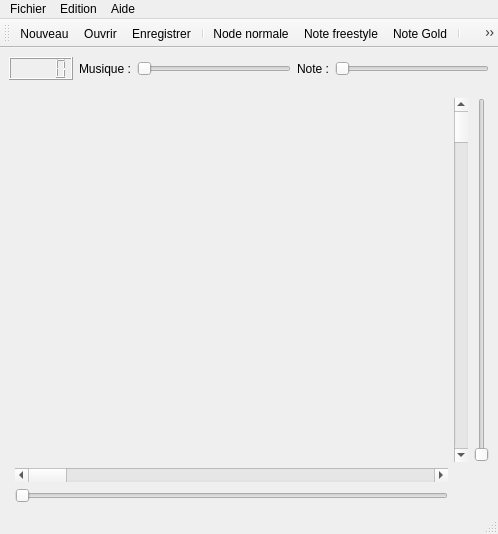
<?xml version="1.0" encoding="UTF-8"?>
<ui version="4.0">
 <class>EditWindowClass</class>
 <widget class="QMainWindow" name="EditWindowClass">
  <property name="geometry">
   <rect>
    <x>0</x>
    <y>0</y>
    <width>498</width>
    <height>534</height>
   </rect>
  </property>
  <property name="windowTitle">
   <string>MainWindow</string>
  </property>
  <property name="windowIcon">
   <iconset resource="data.qrc">
    <normaloff>:/Images/images/logo2.png</normaloff>:/Images/images/logo2.png</iconset>
  </property>
  <widget class="QWidget" name="mainHorizontalLayoutWidget">
   <layout class="QHBoxLayout" name="mainHorizontalLayout">
    <item>
     <layout class="QVBoxLayout" name="tabEditVLayContener">
      <item>
       <layout class="QHBoxLayout" name="HLayAudioDevice">
        <item>
         <widget class="QLCDNumber" name="lcd_music"/>
        </item>
        <item>
         <widget class="QLabel" name="label">
          <property name="text">
           <string>Musique :</string>
          </property>
         </widget>
        </item>
        <item>
         <widget class="QSlider" name="Slider_MusiqueVolume">
          <property name="orientation">
           <enum>Qt::Horizontal</enum>
          </property>
         </widget>
        </item>
        <item>
         <widget class="QLabel" name="label_2">
          <property name="text">
           <string>Note :</string>
          </property>
         </widget>
        </item>
        <item>
         <widget class="QSlider" name="Slider_NoteVolume">
          <property name="orientation">
           <enum>Qt::Horizontal</enum>
          </property>
         </widget>
        </item>
       </layout>
      </item>
      <item>
       <layout class="QGridLayout" name="tabEditeurLayMain">
        <item row="2" column="3">
         <widget class="QSlider" name="vSlider">
          <property name="orientation">
           <enum>Qt::Vertical</enum>
          </property>
         </widget>
        </item>
        <item row="3" column="1">
         <widget class="QScrollBar" name="hScroll">
          <property name="orientation">
           <enum>Qt::Horizontal</enum>
          </property>
         </widget>
        </item>
        <item row="4" column="1">
         <widget class="QSlider" name="hSlider">
          <property name="orientation">
           <enum>Qt::Horizontal</enum>
          </property>
         </widget>
        </item>
        <item row="2" column="2">
         <widget class="QScrollBar" name="vScroll">
          <property name="orientation">
           <enum>Qt::Vertical</enum>
          </property>
         </widget>
        </item>
        <item row="3" column="0">
         <widget class="QWidget" name="widget" native="true"/>
        </item>
        <item row="1" column="2">
         <widget class="QWidget" name="widget_2" native="true"/>
        </item>
        <item row="0" column="2">
         <widget class="QWidget" name="widget_3" native="true"/>
        </item>
       </layout>
      </item>
     </layout>
    </item>
   </layout>
  </widget>
  <widget class="QMenuBar" name="menubar">
   <property name="geometry">
    <rect>
     <x>0</x>
     <y>0</y>
     <width>498</width>
     <height>22</height>
    </rect>
   </property>
   <widget class="QMenu" name="menuFichier">
    <property name="title">
     <string>Fichier</string>
    </property>
    <addaction name="actionNouveau"/>
    <addaction name="actionOuvrir"/>
    <addaction name="actionSauvegarder"/>
    <addaction name="actionEnregistrer_sous"/>
    <addaction name="separator"/>
    <addaction name="actionFichiers_r_cents"/>
    <addaction name="separator"/>
    <addaction name="actionPr_f_rences"/>
    <addaction name="separator"/>
    <addaction name="actionQuitter"/>
   </widget>
   <widget class="QMenu" name="menuAide">
    <property name="title">
     <string>Aide</string>
    </property>
    <addaction name="actionAide"/>
    <addaction name="actionAbout"/>
   </widget>
   <widget class="QMenu" name="menuEdition">
    <property name="title">
     <string>Edition</string>
    </property>
    <addaction name="actionEditer_les_ent_tes"/>
    <addaction name="separator"/>
    <addaction name="actionScinder_une_note"/>
    <addaction name="actionFusionner_deux_notes"/>
    <addaction name="separator"/>
    <addaction name="actionNode_normale"/>
    <addaction name="actionNote_freestyle"/>
    <addaction name="actionNote_Gold"/>
    <addaction name="separator"/>
    <addaction name="actionAjouter_une_note"/>
    <addaction name="actionAjouter_un_s_parateur"/>
    <addaction name="actionSupprimer_une_note"/>
    <addaction name="separator"/>
    <addaction name="actionMorphe"/>
    <addaction name="actionVerrouiller_les_timings"/>
    <addaction name="actionDoublePrecision"/>
   </widget>
   <addaction name="menuFichier"/>
   <addaction name="menuEdition"/>
   <addaction name="menuAide"/>
  </widget>
  <widget class="QToolBar" name="toolBar">
   <property name="minimumSize">
    <size>
     <width>0</width>
     <height>0</height>
    </size>
   </property>
   <property name="baseSize">
    <size>
     <width>0</width>
     <height>40</height>
    </size>
   </property>
   <property name="windowTitle">
    <string>toolBar</string>
   </property>
   <property name="iconSize">
    <size>
     <width>35</width>
     <height>30</height>
    </size>
   </property>
   <attribute name="toolBarArea">
    <enum>TopToolBarArea</enum>
   </attribute>
   <attribute name="toolBarBreak">
    <bool>false</bool>
   </attribute>
   <addaction name="actionNouveau"/>
   <addaction name="actionOuvrir"/>
   <addaction name="actionSauvegarder"/>
   <addaction name="separator"/>
   <addaction name="actionNode_normale"/>
   <addaction name="actionNote_freestyle"/>
   <addaction name="actionNote_Gold"/>
   <addaction name="separator"/>
   <addaction name="actionFusionner_deux_notes"/>
   <addaction name="actionScinder_une_note"/>
   <addaction name="separator"/>
   <addaction name="actionAjouter_une_note"/>
   <addaction name="actionAjouter_un_s_parateur"/>
   <addaction name="separator"/>
   <addaction name="actionSupprimer_une_note"/>
   <addaction name="separator"/>
   <addaction name="actionMorphe"/>
   <addaction name="actionVerrouiller_les_timings"/>
   <addaction name="actionDoublePrecision"/>
   <addaction name="actionCentrer"/>
  </widget>
  <widget class="QStatusBar" name="statusbar"/>
  <action name="actionNouveau">
   <property name="icon">
    <iconset resource="data.qrc">
     <normaloff>:/Images/images/new.png</normaloff>:/Images/images/new.png</iconset>
   </property>
   <property name="text">
    <string>Nouveau</string>
   </property>
   <property name="statusTip">
    <string>Nouveau</string>
   </property>
   <property name="whatsThis">
    <string comment="nouveau" extracomment="com"/>
   </property>
  </action>
  <action name="actionOuvrir">
   <property name="icon">
    <iconset resource="data.qrc">
     <normaloff>:/Images/images/open.png</normaloff>:/Images/images/open.png</iconset>
   </property>
   <property name="text">
    <string>Ouvrir</string>
   </property>
   <property name="statusTip">
    <string>Ouvrir</string>
   </property>
   <property name="shortcut">
    <string>Ctrl+O</string>
   </property>
  </action>
  <action name="actionSauvegarder">
   <property name="icon">
    <iconset resource="data.qrc">
     <normaloff>:/Images/images/save.png</normaloff>:/Images/images/save.png</iconset>
   </property>
   <property name="text">
    <string>Enregistrer</string>
   </property>
   <property name="statusTip">
    <string>Enregistrer</string>
   </property>
   <property name="shortcut">
    <string>Ctrl+S</string>
   </property>
  </action>
  <action name="actionQuitter">
   <property name="icon">
    <iconset resource="data.qrc">
     <normaloff>:/Images/images/exit.png</normaloff>:/Images/images/exit.png</iconset>
   </property>
   <property name="text">
    <string>Quitter</string>
   </property>
   <property name="statusTip">
    <string>Quitter</string>
   </property>
   <property name="shortcut">
    <string>Ctrl+Q</string>
   </property>
  </action>
  <action name="actionAide">
   <property name="text">
    <string>Aide</string>
   </property>
  </action>
  <action name="actionEditer_les_ent_tes">
   <property name="text">
    <string>Editer les entêtes</string>
   </property>
   <property name="statusTip">
    <string comment="Edition">Editer les entêtes (Titre, Auteur, Background...)</string>
   </property>
  </action>
  <action name="actionFichiers_r_cents">
   <property name="text">
    <string>Fichiers récents</string>
   </property>
  </action>
  <action name="actionScinder_une_note">
   <property name="icon">
    <iconset resource="data.qrc">
     <normaloff>:/Images/images/scinder.png</normaloff>:/Images/images/scinder.png</iconset>
   </property>
   <property name="text">
    <string>Scinder une note</string>
   </property>
   <property name="statusTip">
    <string>Scinder la note en 2</string>
   </property>
  </action>
  <action name="actionFusionner_deux_notes">
   <property name="icon">
    <iconset resource="data.qrc">
     <normaloff>:/Images/images/fusion.png</normaloff>:/Images/images/fusion.png</iconset>
   </property>
   <property name="text">
    <string>Fusionner deux notes</string>
   </property>
   <property name="statusTip">
    <string>Fusionner les notes sélectionnées</string>
   </property>
  </action>
  <action name="actionNode_normale">
   <property name="icon">
    <iconset resource="data.qrc">
     <normaloff>:/Images/images/nodeNormal.png</normaloff>:/Images/images/nodeNormal.png</iconset>
   </property>
   <property name="text">
    <string>Node normale</string>
   </property>
   <property name="statusTip">
    <string>Transformer les notes sélectionnées en notes Normales</string>
   </property>
   <property name="shortcut">
    <string>N</string>
   </property>
  </action>
  <action name="actionNote_freestyle">
   <property name="icon">
    <iconset resource="data.qrc">
     <normaloff>:/Images/images/nodeFree.png</normaloff>:/Images/images/nodeFree.png</iconset>
   </property>
   <property name="text">
    <string>Note freestyle</string>
   </property>
   <property name="statusTip">
    <string>Transformer les notes sélectionnées en notes libres</string>
   </property>
   <property name="shortcut">
    <string>F</string>
   </property>
  </action>
  <action name="actionNote_Gold">
   <property name="icon">
    <iconset resource="data.qrc">
     <normaloff>:/Images/images/nodeGold.png</normaloff>:/Images/images/nodeGold.png</iconset>
   </property>
   <property name="text">
    <string>Note Gold</string>
   </property>
   <property name="statusTip">
    <string>Transformer les notes sélectionnées en notes Gold</string>
   </property>
   <property name="shortcut">
    <string>G</string>
   </property>
  </action>
  <action name="actionAjouter_une_note">
   <property name="icon">
    <iconset resource="data.qrc">
     <normaloff>:/Images/images/addNote.png</normaloff>:/Images/images/addNote.png</iconset>
   </property>
   <property name="text">
    <string>Ajouter une note</string>
   </property>
   <property name="statusTip">
    <string>Ajouter une note</string>
   </property>
  </action>
  <action name="actionAjouter_un_s_parateur">
   <property name="icon">
    <iconset resource="data.qrc">
     <normaloff>:/Images/images/addSep.png</normaloff>:/Images/images/addSep.png</iconset>
   </property>
   <property name="text">
    <string>Ajouter un séparateur</string>
   </property>
   <property name="statusTip">
    <string>Ajouter un séparateur (pour coupé une phrase en 2)</string>
   </property>
  </action>
  <action name="actionEnregistrer_sous">
   <property name="icon">
    <iconset resource="data.qrc">
     <normaloff>:/Images/images/save.png</normaloff>:/Images/images/save.png</iconset>
   </property>
   <property name="text">
    <string>Enregistrer sous...</string>
   </property>
   <property name="statusTip">
    <string>Enregistrer sous</string>
   </property>
  </action>
  <action name="actionSupprimer_une_note">
   <property name="icon">
    <iconset resource="data.qrc">
     <normaloff>:/Images/images/supp.png</normaloff>:/Images/images/supp.png</iconset>
   </property>
   <property name="text">
    <string>Supprimer les notes sélectionnées</string>
   </property>
   <property name="statusTip">
    <string>Supprimer les notes sélectionnées</string>
   </property>
   <property name="shortcut">
    <string>Del</string>
   </property>
  </action>
  <action name="actionPr_f_rences">
   <property name="text">
    <string>Préférences</string>
   </property>
   <property name="statusTip">
    <string>Préférences du logiciel</string>
   </property>
   <property name="menuRole">
    <enum>QAction::PreferencesRole</enum>
   </property>
  </action>
  <action name="actionMorphe">
   <property name="icon">
    <iconset resource="data.qrc">
     <normaloff>:/Images/images/morphe.png</normaloff>:/Images/images/morphe.png</iconset>
   </property>
   <property name="text">
    <string>Calquer les notes sélectionnées</string>
   </property>
   <property name="toolTip">
    <string>Calquer les notes sélectionnées sur les notes des phrases d'avant (qui sont affiché en gris)</string>
   </property>
   <property name="statusTip">
    <string>Calquer les notes sélectionnées sur les notes des phrases d'avant (qui sont affiché en gris)</string>
   </property>
  </action>
  <action name="actionVerrouiller_les_timings">
   <property name="checkable">
    <bool>true</bool>
   </property>
   <property name="icon">
    <iconset resource="data.qrc">
     <normaloff>:/Images/images/lockTime.png</normaloff>:/Images/images/lockTime.png</iconset>
   </property>
   <property name="text">
    <string>Verrouiller les timings</string>
   </property>
   <property name="statusTip">
    <string>Verrouiller les timings (les notes ne bougerons que de bas en haut)</string>
   </property>
  </action>
  <action name="actionDoublePrecision">
   <property name="icon">
    <iconset resource="data.qrc">
     <normaloff>:/Images/images/doubleP.png</normaloff>:/Images/images/doubleP.png</iconset>
   </property>
   <property name="text">
    <string>Doubler la précision</string>
   </property>
   <property name="statusTip">
    <string>Doubler la précision</string>
   </property>
  </action>
  <action name="actionCentrer">
   <property name="text">
    <string>Centrer</string>
   </property>
   <property name="toolTip">
    <string>Centrer la vue sur le curseur</string>
   </property>
   <property name="shortcut">
    <string>C</string>
   </property>
  </action>
  <action name="actionEnvoyer_une_suggestion_remarque_rapide">
   <property name="enabled">
    <bool>true</bool>
   </property>
   <property name="text">
    <string>Envoyer une suggestion/remarque rapide</string>
   </property>
  </action>
  <action name="actionAbout">
   <property name="text">
    <string>About</string>
   </property>
  </action>
 </widget>
 <resources>
  <include location="data.qrc"/>
 </resources>
 <connections/>
</ui>
